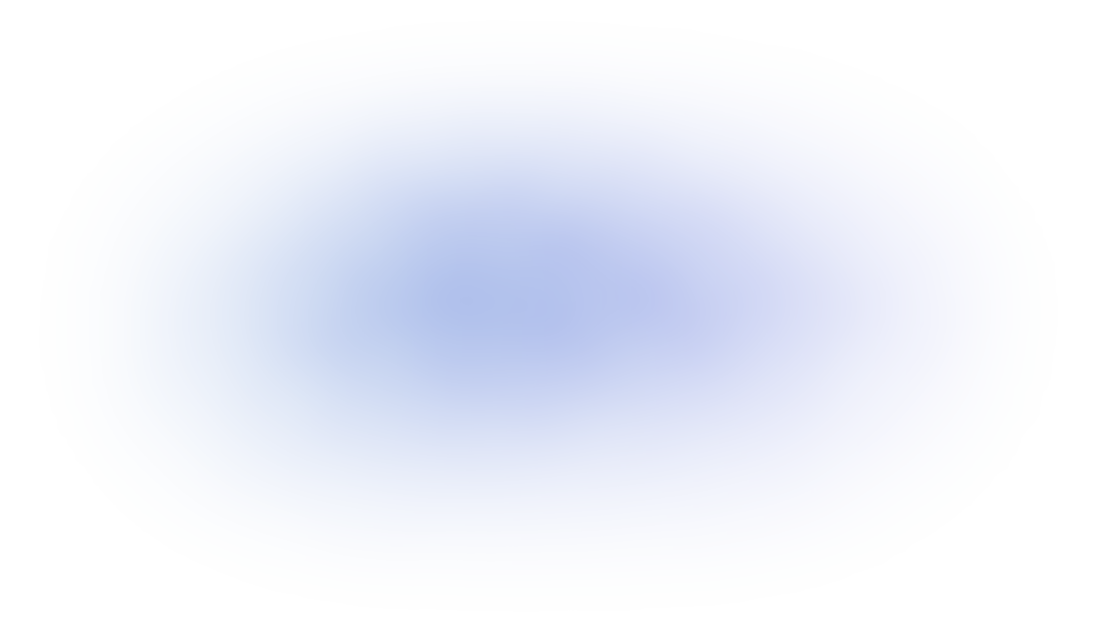
#> input picture .config/wallpapers_QS/boot-splash/archglass/nebula_a.png, 1100 x 640 px
$ python -i cosmic_build.py   (imports and definitions only)
#> lines starting #> are read from the running program, lines starting #| are printed output that depends on the picture
#!/usr/bin/env python3
"""Космічна заставка завантаження archglass — ОДНЕ джерело для Plymouth-сценарію і відео 60 fps.

  ~/.local/share/parallax-venv/bin/python cosmic_build.py [--no-video]

Таймлайн (с):
  0.00  кадр як у прошивки (значок + «archlinux») — безшовно після UEFI
  0.25  проліт крізь зорі: зорі вилітають з центру, сповільнюються → спокійний дрейф
  0.30  напис тане, значок їде в центр і росте (заготовлені кадри — без масштабування на льоту)
  0.90  значок → блакитно-рожевий градієнт; туманності проступають
  1.30  навколо — нахилена орбіта, по ній кружляють два супутники (ховаються за значок)
  1.55  хвиля; 1.75 відблиск по значку
  2.20  «arch linux»; 2.6+ — внизу назви служб, що стартують (справжні, від systemd); комета раз на 6.5 с
"""
import json, math, os, random, subprocess, sys
from PIL import Image

HERE = os.path.dirname(os.path.abspath(__file__))
A = os.path.join(HERE, "archglass")
# [1 line not run here, left out]
W, H = 1920, 1080
# [1 line that did not run here, left out]
# [1 line that did not run here, left out]
# [1 line that did not run here, left out]
# [1 line that did not run here, left out]
# [1 line that did not run here, left out]
# [1 line that did not run here, left out]
OW, OH = 860, 250
OA, OB = OW / 2 - 12, OH / 2 - 12
RMIN, SPAN = 40, 1150

rnd = random.Random(42)
STARS = []
# [4 lines not run here, left out]
SATS = [{"ph": 0.0, "img": "dot_w2", "w": 0.85}, {"ph": math.pi * 0.9, "img": "dot_p2", "w": 0.85}]


def cl(x): return 0.0 if x < 0 else (1.0 if x > 1 else x)
def eo(x): x = cl(x); return 1 - (1 - x) ** 3
def eio(x):
    x = cl(x)
    return 4 * x * x * x if x < 0.5 else 1 - ((2 - 2 * x) ** 3) / 2
def fmod(x, m): return x - int(x / m) * m


# [237 lines left out: functions state, script, not called in this run]


# ═════════════ відео 60 fps ═════════════
FAKE = ["systemd-udevd.service", "systemd-journald.service", "Mount /boot", "NetworkManager.service", "bluetooth.service",
        "power-profiles-daemon.service", "upower.service", "ollama.service", "sddm.service"]


def video(path, dur=7.5, fps=60):
#> called with path = 'archglass/nebula_a.png', dur = 7.5, fps = 60
    from PIL import ImageDraw, ImageFont
    I = {n[:-4]: Image.open(os.path.join(A, n)).convert("RGBA") for n in os.listdir(A) if n.endswith(".png")}
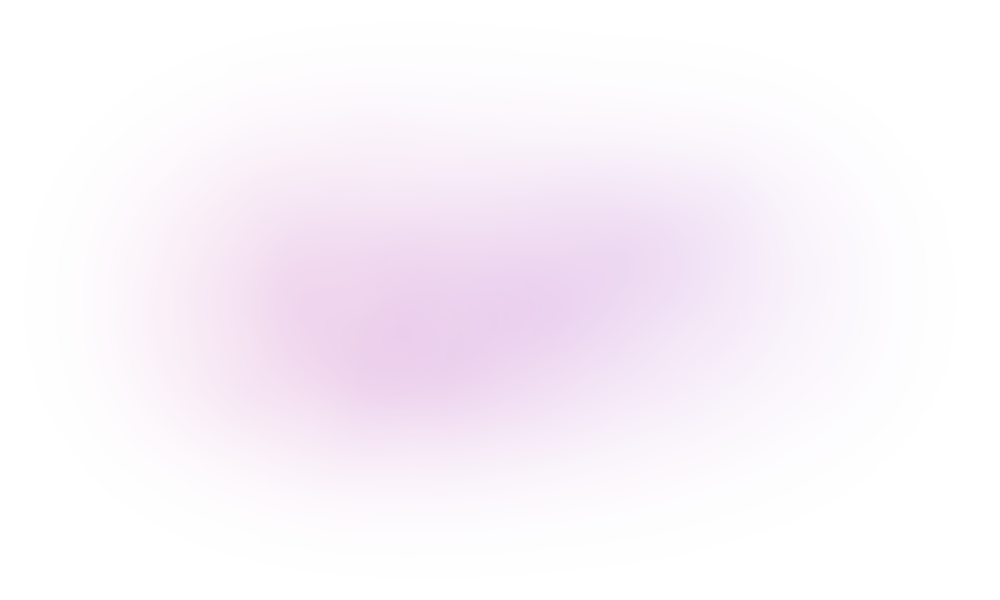
#> input picture .config/wallpapers_QS/boot-splash/archglass/nebula_b.png, 1000 x 600 px
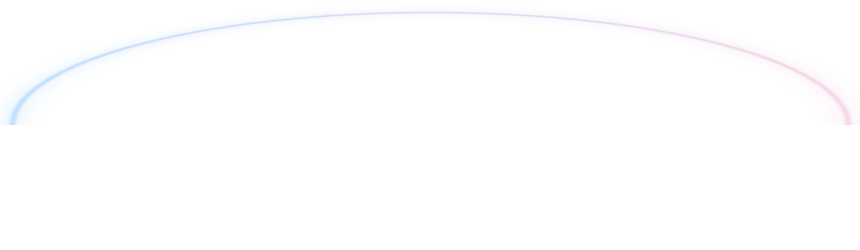
#> input picture .config/wallpapers_QS/boot-splash/archglass/orbit_back.png, 860 x 250 px
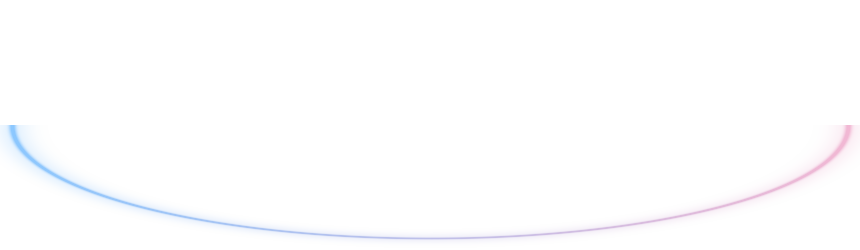
#> input picture .config/wallpapers_QS/boot-splash/archglass/orbit_front.png, 860 x 250 px
    try:
        mono = ImageFont.truetype("/usr/share/fonts/TTF/JetBrainsMonoNerdFont-Regular.ttf", 15)
    except OSError:
        mono = ImageFont.load_default()
#> (the run stopped early here; a loop or call above may not have finished)
